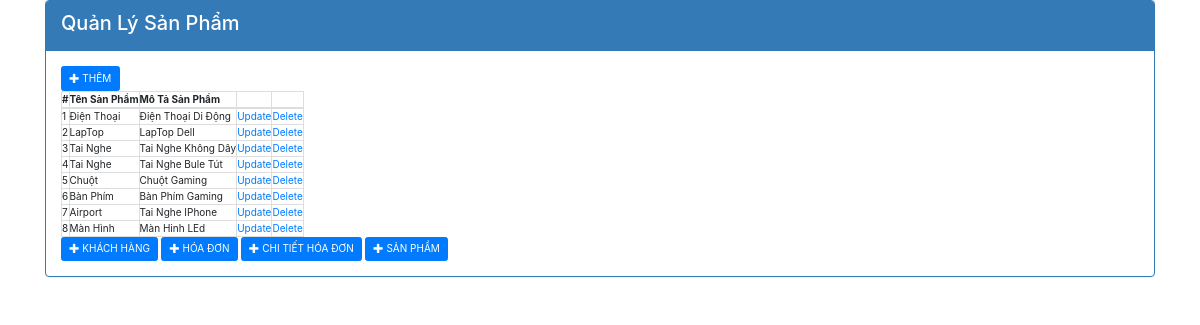
The page / on the database its author committed.
### tables this page shows
CREATE TABLE `loai` (
  `MaLoai` int(11) NOT NULL,
  `TenLoai` varchar(1000) NOT NULL,
  `Mota` varchar(1000) NOT NULL
);

### Loai/selectlsp.php (the view, shortened to what this page needs)
<?php
   $sql = "SELECT * FROM loai " ;
   $query = mysqli_query($db,$sql);
?>
<!DOCTYPE html>
<html lang="en">
<head>
    <link rel="stylesheet"type="text/css" href="./css/bootstrap.min.css">
    <link rel="stylesheet"type="text/css" href="./bootstrap/js/bootstrap.min.js">
    <link rel="stylesheet" href="./datatable/jquery.dataTables.min.js">
    <link rel="stylesheet" href="./datatable/dataTable.bootstrap.min.css">
    <link rel="stylesheet" href="./js/jquery-3.6.0.min.js">
    <link rel="stylesheet" href="./js/jquery.min.js">
    <link rel="stylesheet" href="https://maxcdn.bootstrapcdn.com/bootstrap/4.0.0/css/bootstrap.min.css">
</head>
<body>
    <div class ="container">
        <div class="panel panel-primary">
            <div class="panel-heading">
                <h2>Quản Lý Sản Phẩm</h2>
            </div>
            <div class="panel-body">
            <a href="index.php?page_layout=addlsp" data-toggle="modal" class="btn btn-primary"><span class="glyphicon glyphicon-plus"></span> THÊM</a>
                <table class="table-bordered">
                    <thead class="thead-dark">
                        <tr>
                            <th>#</th>
                            <th>Tên Sản Phẩm</th>
                            <th>Mô Tả Sản Phẩm</th>
                            <th></th>
                            <th></th>
                        </tr>
                    </thead>
                    <tbody>
                        <?php
                        $i = 1 ;
                            while($row = mysqli_fetch_assoc($query)){?>
                        <tr>
                            <td><?php echo $i++; ?></td>
                            <td><?php echo $row['TenLoai']; ?></td>
                            <td><?php echo $row['Mota']; ?></td>
                            <td>
                            <a href="index.php?page_layout=updatelsp&id=<?php echo $row['MaLoai']; ?>">Update</a>
                                </td>
                            <td><a onClick="return Del('<?php echo $row['TenLoai']; ?>')" href="index.php?page_layout=deletelsp&id=<?php echo $row['MaLoai'];?>">Delete</a>
                            </td>
                        </tr>
                        <?php } ?>
                    </tbody>
                </table>
                <a href="index.php?page_layout=selectkh" data-toggle="modal" class="btn btn-primary"><span class="glyphicon glyphicon-plus"></span> KHÁCH HÀNG </a>
                <a href="index.php?page_layout=selecthd" data-toggle="modal" class="btn btn-primary"><span class="glyphicon glyphicon-plus"></span> HÓA ĐƠN </a>
                <a href="index.php?page_layout=selectct" data-toggle="modal" class="btn btn-primary"><span class="glyphicon glyphicon-plus"></span> CHI TIẾT HÓA ĐƠN</a>
                <a href="index.php?page_layout=selectsp" data-toggle="modal" class="btn btn-primary"><span class="glyphicon glyphicon-plus"></span> SẢN PHẨM</a>
            </div>
            </div>
        </div>
</body>
</html>

### index.php (shortened to what this page needs)
<?php
    require_once './connection.php';
?>
<!DOCTYPE html>
<html lang="en">
<head>
    <link rel="stylesheet"type="text/css" href="./css/bootstrap.min.css">
    <link rel="stylesheet"type="text/css" href="./bootstrap/js/bootstrap.min.js">
    <link rel="stylesheet" href="./datatable/jquery.dataTables.min.js">
    <link rel="stylesheet" href="./datatable/dataTable.bootstrap.min.css">
    <link rel="stylesheet" href="./js/jquery-3.6.0.min.js">
    <link rel="stylesheet" href="./js/jquery.min.js">
</head>
<body>
    <?php
        if(isset($_GET['page_layout'])){
            switch ($_GET['page_layout']) {
                case 'selectlsp':
                    require_once './Loai/selectlsp.php';
                    break;
				case 'updatelsp':
					require_once './Loai/updatelsp.php';
					break;
				case 'deletelsp':
					require_once './Loai/deletelsp.php';
					break;
				case 'addlsp':
					require_once './Loai/addlsp.php';
					break;
                case 'selectsp':
                    require_once './SanPham/selectsp.php';
                    break;
				case 'updatesp':
					require_once './SanPham/updatesp.php';
					break;
				case 'deletesp':
					require_once './SanPham/deletesp.php';
					break;
				case 'addsp':
					require_once './SanPham/addsp.php';
					break;
                case 'selectkh':
                    require_once './KhachHang/selectkh.php';
                    break;
				case 'updatekh':
					require_once './KhachHang/updatekh.php';
					break;
				case 'addkh':
					require_once './KhachHang/addkh.php';
					break;
				case 'deletekh':
					require_once './KhachHang/deletekh.php';
					break;
				case 'selecthd':
					require_once './HoaDon/selecthd.php';
					break;
				case 'updatehd':
					require_once './HoaDon/updatehd.php';
					break;
				case 'addhd':
					require_once './HoaDon/addhd.php';
					break;
				case 'deletehd':
					require_once './HoaDon/deletehd.php';
					break;
                default:
                    require_once './Loai/selectlsp.php';
                    break;
				case 'selectct':
					require_once './Chitiethoadon/selectct.php';
					break;
				case 'updatect':
					require_once './Chitiethoadon/updatect.php';
					break;
				case 'addct':
					require_once './Chitiethoadon/addct.php';
					break;
				case 'deletect':
					require_once './Chitiethoadon/deletect.php';
					break;
				}
        }else{
            require_once './Loai/selectlsp.php';
        }
    ?>
</body>
</html>

### rows shown on the page
loai: TenLoai "Điện Thoại", Mota "Điện Thoại Di Động"
loai: TenLoai "LapTop", Mota "LapTop Dell"
loai: TenLoai "Tai Nghe", Mota "Tai Nghe Không Dây"
loai: TenLoai "Tai Nghe", Mota "Tai Nghe Bule Tút"
loai: TenLoai "Chuột", Mota "Chuột Gaming"
loai: TenLoai "Bàn Phím", Mota "Bàn Phím Gaming"
loai: TenLoai "Airport", Mota "Tai Nghe IPhone"
loai: TenLoai "Màn Hình", Mota "Màn Hinh LEd"
